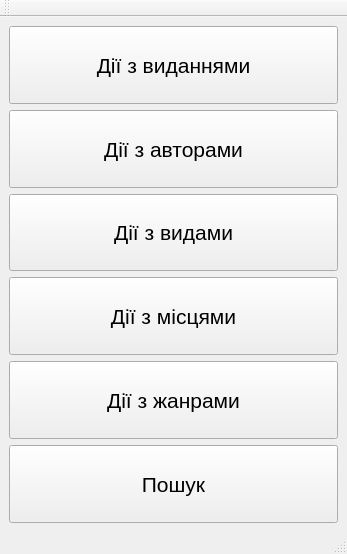
<?xml version="1.0" encoding="UTF-8"?>
<ui version="4.0">
 <class>MainWindow</class>
 <widget class="QMainWindow" name="MainWindow">
  <property name="geometry">
   <rect>
    <x>0</x>
    <y>0</y>
    <width>347</width>
    <height>554</height>
   </rect>
  </property>
  <property name="windowTitle">
   <string>MainWindow</string>
  </property>
  <widget class="QWidget" name="centralwidget">
   <layout class="QVBoxLayout" name="verticalLayout">
    <item>
     <widget class="QPushButton" name="btnVid">
      <property name="sizePolicy">
       <sizepolicy hsizetype="Minimum" vsizetype="Minimum">
        <horstretch>0</horstretch>
        <verstretch>0</verstretch>
       </sizepolicy>
      </property>
      <property name="font">
       <font>
        <pointsize>16</pointsize>
       </font>
      </property>
      <property name="text">
       <string>Дії з виданнями</string>
      </property>
     </widget>
    </item>
    <item>
     <widget class="QPushButton" name="pushButton_2">
      <property name="sizePolicy">
       <sizepolicy hsizetype="Minimum" vsizetype="Minimum">
        <horstretch>0</horstretch>
        <verstretch>0</verstretch>
       </sizepolicy>
      </property>
      <property name="font">
       <font>
        <pointsize>16</pointsize>
       </font>
      </property>
      <property name="text">
       <string>Дії з авторами</string>
      </property>
     </widget>
    </item>
    <item>
     <widget class="QPushButton" name="pushButton_4">
      <property name="sizePolicy">
       <sizepolicy hsizetype="Minimum" vsizetype="Minimum">
        <horstretch>0</horstretch>
        <verstretch>0</verstretch>
       </sizepolicy>
      </property>
      <property name="font">
       <font>
        <pointsize>16</pointsize>
       </font>
      </property>
      <property name="text">
       <string>Дії з видами</string>
      </property>
     </widget>
    </item>
    <item>
     <widget class="QPushButton" name="pushButton_3">
      <property name="sizePolicy">
       <sizepolicy hsizetype="Minimum" vsizetype="Minimum">
        <horstretch>0</horstretch>
        <verstretch>0</verstretch>
       </sizepolicy>
      </property>
      <property name="font">
       <font>
        <pointsize>16</pointsize>
       </font>
      </property>
      <property name="text">
       <string>Дії з місцями</string>
      </property>
     </widget>
    </item>
    <item>
     <widget class="QPushButton" name="pushButton_6">
      <property name="sizePolicy">
       <sizepolicy hsizetype="Minimum" vsizetype="Minimum">
        <horstretch>0</horstretch>
        <verstretch>0</verstretch>
       </sizepolicy>
      </property>
      <property name="font">
       <font>
        <pointsize>16</pointsize>
       </font>
      </property>
      <property name="text">
       <string>Дії з жанрами</string>
      </property>
     </widget>
    </item>
    <item>
     <widget class="QPushButton" name="pushButton_5">
      <property name="sizePolicy">
       <sizepolicy hsizetype="Minimum" vsizetype="Minimum">
        <horstretch>0</horstretch>
        <verstretch>0</verstretch>
       </sizepolicy>
      </property>
      <property name="font">
       <font>
        <pointsize>16</pointsize>
       </font>
      </property>
      <property name="text">
       <string>Пошук</string>
      </property>
     </widget>
    </item>
   </layout>
  </widget>
  <widget class="QMenuBar" name="menubar">
   <property name="geometry">
    <rect>
     <x>0</x>
     <y>0</y>
     <width>347</width>
     <height>26</height>
    </rect>
   </property>
  </widget>
  <widget class="QStatusBar" name="statusbar"/>
  <widget class="QToolBar" name="toolBar">
   <property name="windowTitle">
    <string>toolBar</string>
   </property>
   <attribute name="toolBarArea">
    <enum>TopToolBarArea</enum>
   </attribute>
   <attribute name="toolBarBreak">
    <bool>false</bool>
   </attribute>
  </widget>
 </widget>
 <resources/>
 <connections/>
</ui>
